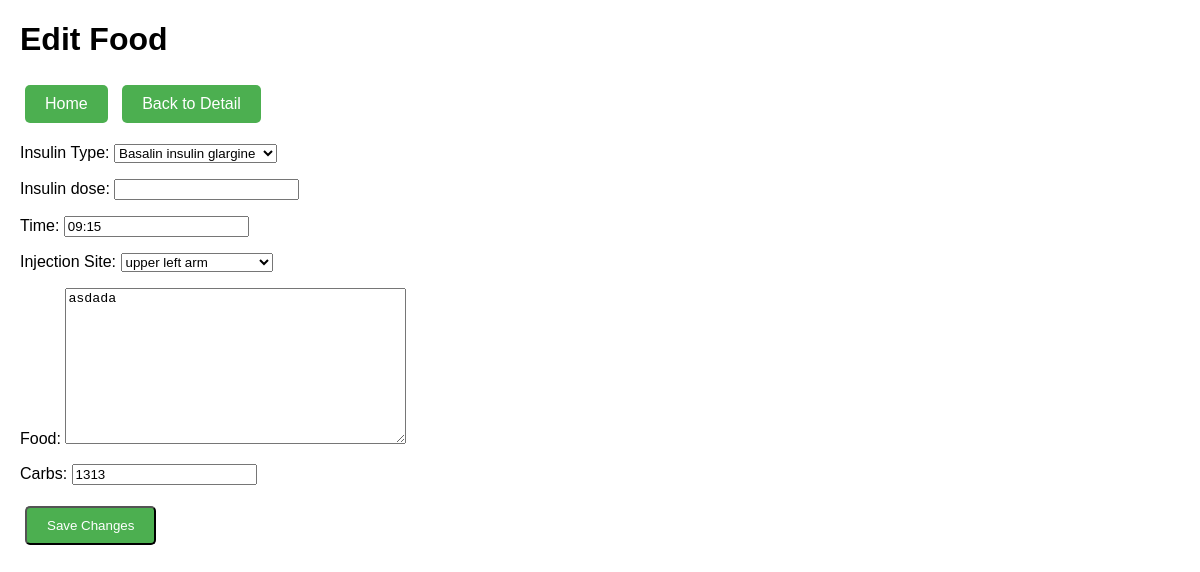
The page /food/7/edit/ (signed in) on the database its author committed.
### diabetes/models.py (models this page shows)
class Medication(models.Model):
    user = models.ForeignKey(settings.AUTH_USER_MODEL,
                             on_delete=models.CASCADE)
    name = models.CharField(max_length=30)
    is_insulin = models.BooleanField(default=False)
    insulin_type = models.CharField(max_length=30)
    is_pill = models.BooleanField(default=False)

class Food(models.Model):
    user = models.ForeignKey(settings.AUTH_USER_MODEL,
                             on_delete=models.CASCADE)
    food = models.TextField(blank=True, null=True)
    carbs = models.PositiveIntegerField(null=True)
    time = models.TimeField(null=False, blank=False)
    date = models.DateField(null=False, blank=False)

### diabetes/views.py (the view)
# urls.py: path('food/<int:id>/edit/', views.food_edit, name='food_edit'),
@login_required
def food_edit(request, id):
    instance = get_object_or_404(Food, id=id)
    if instance.user != request.user:
        return HttpResponseForbidden()
    if request.method == "POST":
        form = InsulinFoodForm(user=request.user, data=request.POST)
        if form.is_valid():
            instance.food = form.cleaned_data['food']
            instance.carbs = form.cleaned_data['carbs']
            instance.time = form.cleaned_data['time']
            instance.date = form.cleaned_data['date']
            instance.save()
            return redirect('food_detail', id=id)
    else:
        form = InsulinFoodForm(user=request.user, initial={
            'food': instance.food,
            'carbs': instance.carbs,
            'time': instance.time.strftime('%H:%M'),
            'date': instance.date,
        })
    context = {'form': form, 'instance': instance, 'type': 'Food'}
    return render(request, 'diabetes/instance_edit.html', context)

### diabetes/templates/diabetes/instance_edit.html (shortened to what this page needs)
<!DOCTYPE html>
<html lang="en">
  <head>
    {% load static %}
  </head>
  <body>
    <h1>Edit {{ type }}</h1>
    <a href="{% url 'home' %}" class="nav-button">Home</a>
    {% if type == "InsulinInjection" %}
    <a href="{% url 'insulin_detail' id=instance.id %}" class="nav-button"
      >Back to Detail</a
    >
    {% elif type == "Food" %}
    <a href="{% url 'food_detail' id=instance.id %}" class="nav-button"
      >Back to Detail</a
    >
    {% elif type == "Bloodcheck" %}
    <a href="{% url 'bloodcheck_detail' id=instance.id %}" class="nav-button"
      >Back to Detail</a
    >
    {% endif %}
    <form method="post">
      {% csrf_token %} {{ form.as_p }}
      <button type="submit" class="nav-button">Save Changes</button>
    </form>
  </body>
</html>

### diabetes/templates/diabetes/instance_edit.html (style rules this page uses)
body { font-family: Arial, sans-serif; margin: 20px; }
.nav-button { display: inline-block; padding: 10px 20px; margin: 5px; background-color: #4caf50; color: white; text-decoration: none; border-radius: 5px; }

### rows shown on the page
Medication: insulin_type "Basalin insulin glargine"
Food: time "09:15", food "asdada", carbs "1313"

### other values the page prints
{{ type }} "Food"
